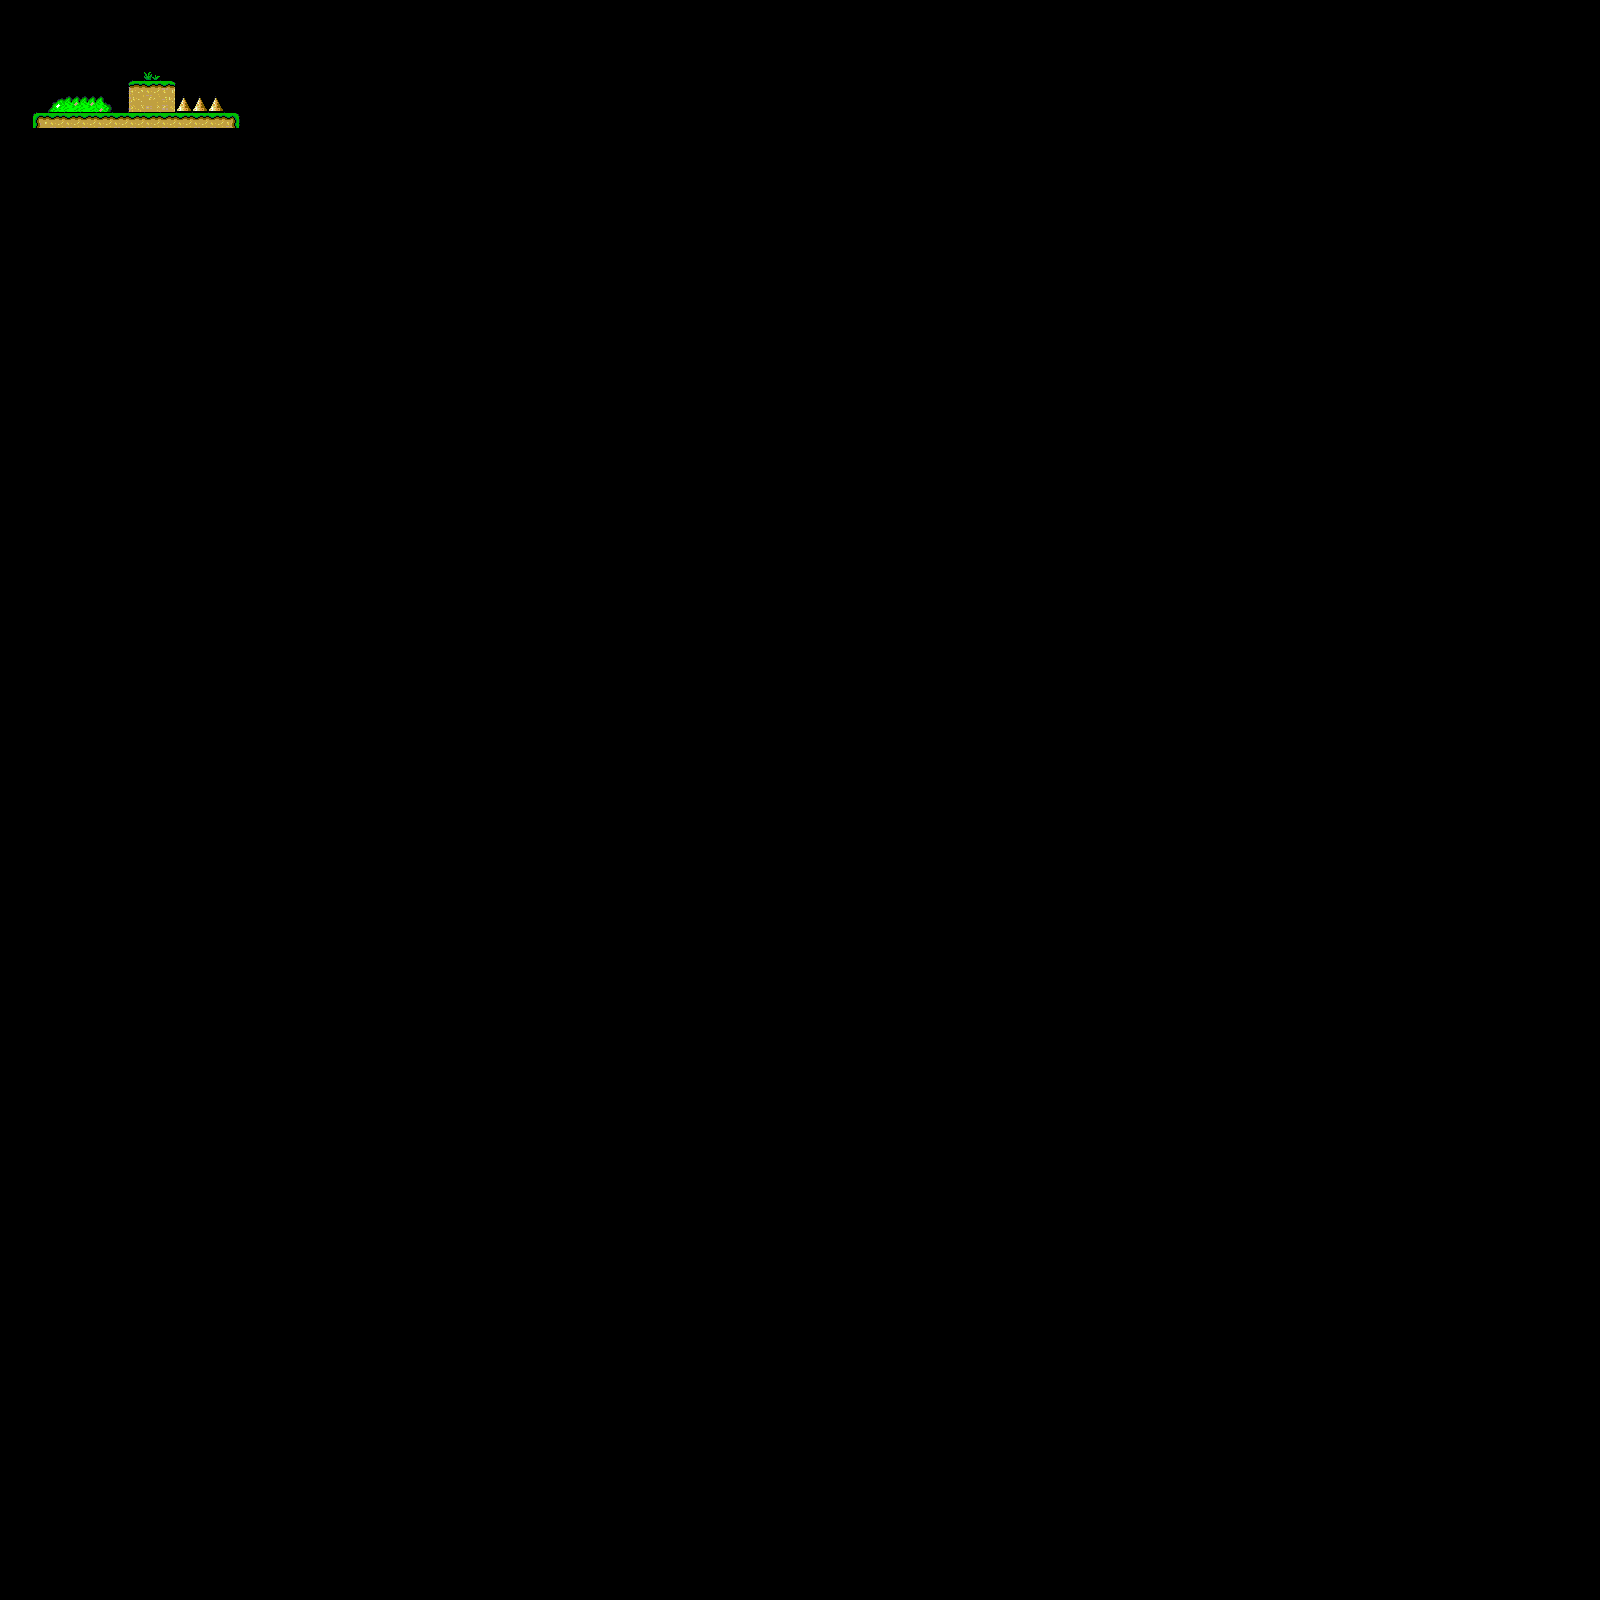

The image is a tile-based game level rendered from a .tmx file. Its description and source (layers, tilesets, objects; grid data summarised) follow:
An orthogonal 100x100 tile map with 16x16 px tiles, 3 tile layers (Hazards, background, Floor).

<map version="1.2" tiledversion="1.2.0" orientation="orthogonal" renderorder="right-down" width="100" height="100" tilewidth="16" tileheight="16" infinite="0" nextlayerid="6" nextobjectid="1">
 <tileset firstgid="1" source="Ejemtiles2.tsx" />
 <layer id="5" name="Hazards" width="100" height="100">
  <data>[10000 cells, 5 non-empty, 3 distinct tile ids]</data>
 </layer>
 <layer id="4" name="background" width="100" height="100">
  <data>[10000 cells, 5 non-empty, 4 distinct tile ids]</data>
 </layer>
 <layer id="1" name="Floor" width="100" height="100">
  <data>[10000 cells, 17 non-empty, 7 distinct tile ids]</data>
 </layer>
</map>
